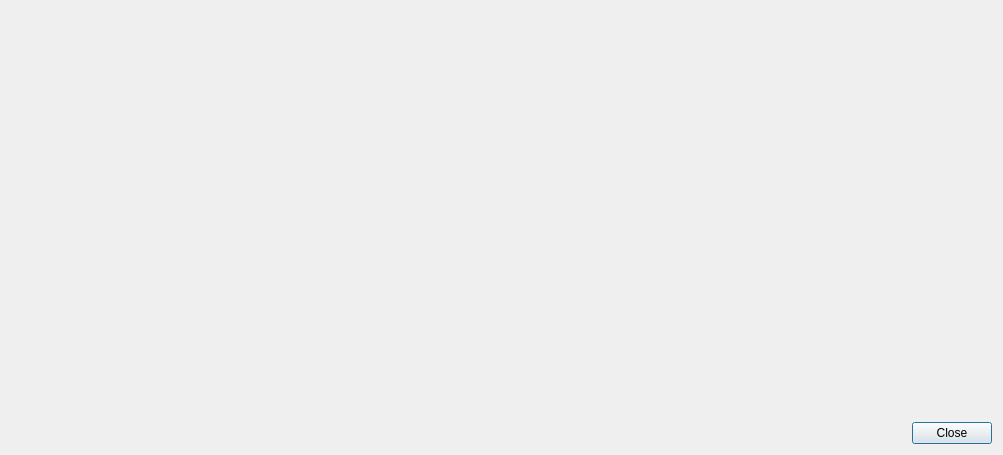
<?xml version="1.0" encoding="UTF-8"?>
<ui version="4.0">
 <class>DialogWidget</class>
 <widget class="QDialog" name="DialogWidget">
  <property name="windowModality">
   <enum>Qt::ApplicationModal</enum>
  </property>
  <property name="geometry">
   <rect>
    <x>0</x>
    <y>0</y>
    <width>1003</width>
    <height>455</height>
   </rect>
  </property>
  <property name="windowTitle">
   <string>Info</string>
  </property>
  <property name="modal">
   <bool>true</bool>
  </property>
  <layout class="QVBoxLayout" name="verticalLayout">
   <item>
    <widget class="QStackedWidget" name="stackedWidgetMain"/>
   </item>
   <item>
    <layout class="QHBoxLayout" name="horizontalLayout">
     <item>
      <spacer name="horizontalSpacer">
       <property name="orientation">
        <enum>Qt::Horizontal</enum>
       </property>
       <property name="sizeHint" stdset="0">
        <size>
         <width>40</width>
         <height>20</height>
        </size>
       </property>
      </spacer>
     </item>
     <item>
      <widget class="QPushButton" name="pushButtonClose">
       <property name="text">
        <string>Close</string>
       </property>
      </widget>
     </item>
    </layout>
   </item>
  </layout>
 </widget>
 <resources/>
 <connections/>
</ui>
